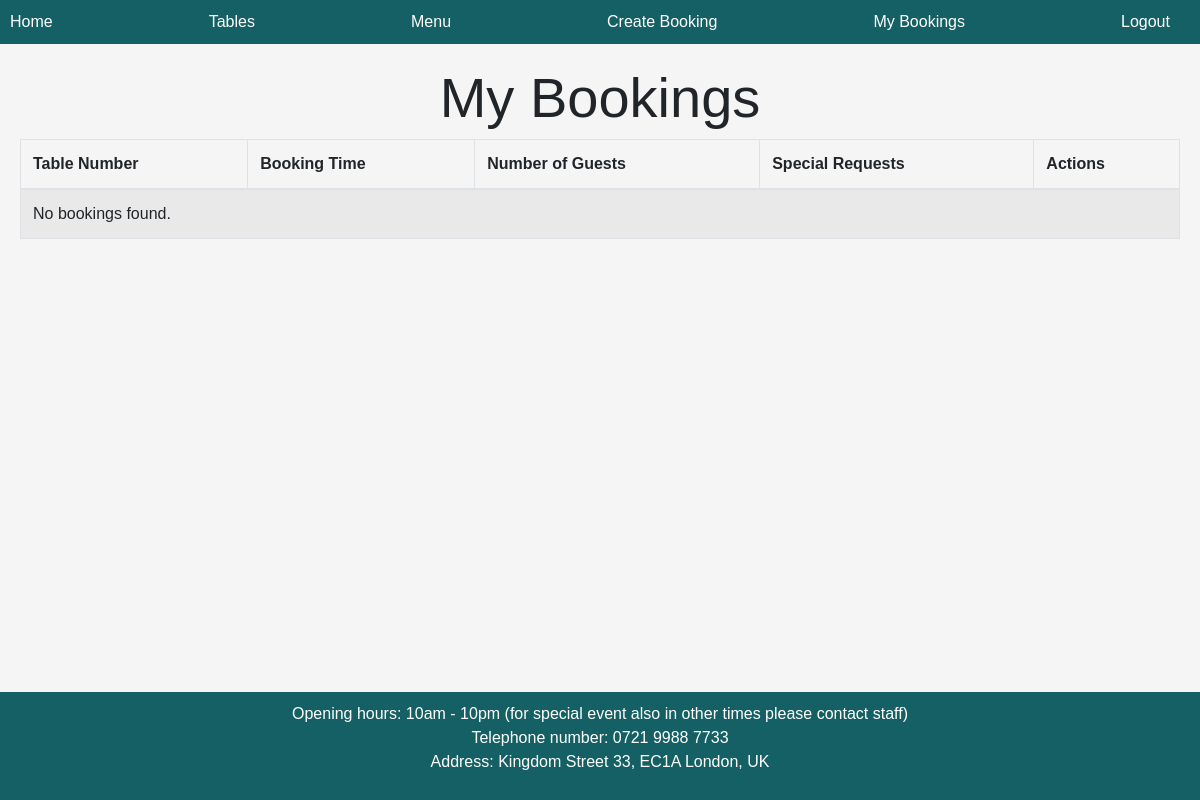
/bookings/ (signed in), run on an earlier commit of the app's database.
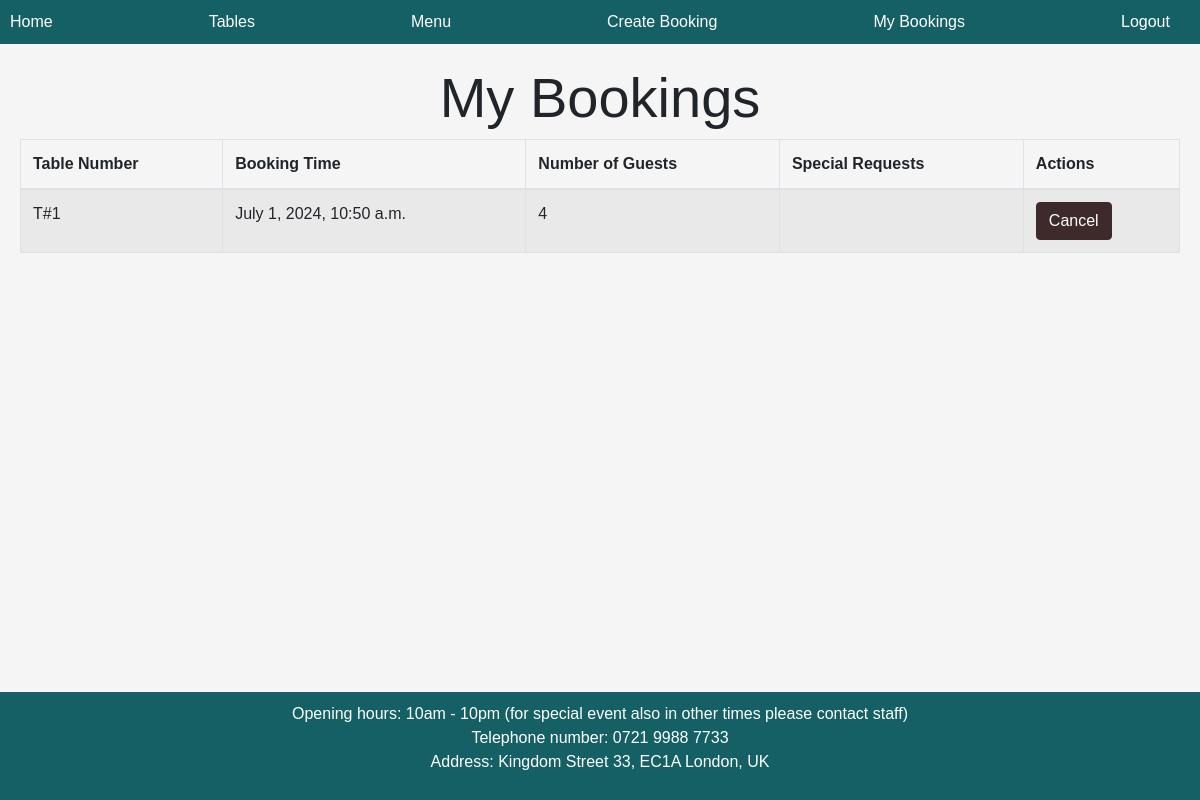
And on a later commit of the database.
### main/models.py (models this page shows, shortened)
class Booking(models.Model):
    user = models.ForeignKey(User, on_delete=models.CASCADE)
    table = models.ForeignKey(Table, on_delete=models.CASCADE)
    booking_time = models.DateTimeField()
    number_of_people = models.IntegerField()
    special_requests = models.TextField(blank=True, null=True)
    created_at = models.DateTimeField(auto_now_add=True)

class Table(models.Model):
    table_number = models.IntegerField(unique=True)
    seats = models.IntegerField()
    available =  models.BooleanField(default=True)

### main/views.py (the view)
# urls.py: path('bookings/', views.booking_list, name='booking_list'),
@login_required
def booking_list(request):
    bookings = Booking.objects.filter(user=request.user)
    return render(request, 'bookings.html', {'bookings': bookings})

### templates/bookings.html (shortened to what this page needs)
{% extends 'base.html' %}
{% block content %}
    <h1 class="display-4">My Bookings</h1>
    <div class="table-responsive">
        <table class="table table-striped table-bordered">
            <thead>
                <tr>
                    <th>Table Number</th>
                    <th>Booking Time</th>
                    <th>Number of Guests</th>
                    <th>Special Requests</th>
                    <th>Actions</th>
                </tr>
            </thead>
            <tbody>
                {% for booking in bookings %}
                    <tr>
                        <td>T#{{ booking.table.table_number }}</td>
                        <td>{{ booking.booking_time }}</td>
                        <td>{{ booking.number_of_people }}</td>
                        <td>{{ booking.special_requests }}</td>
                        <td>
                            <button type="button" class="btn btn-danger" data-toggle="modal" data-target="#cancel-modal-{{ booking.id }}">Cancel</button>
                        </td>
                    </tr>
                {% empty %}
                    <tr>
                        <td colspan="5">No bookings found.</td>
                    </tr>
                {% endfor %}
            </tbody>
        </table>
    </div>
{% endblock %}

### templates/base.html (shortened to what this page needs)
<!DOCTYPE html>
<html lang="en">
<head>
    <link rel="stylesheet" href="https://maxcdn.bootstrapcdn.com/bootstrap/4.0.0/css/bootstrap.min.css">
</head>
<body>
    <header class="nav-bar">
        <nav>
            <ul>
                <li><a href="{% url 'index' %}">Home</a></li>
                <li><a href="{% url 'table_list' %}">Tables</a></li>
                <li><a href="{% url 'menu_list' %}">Menu</a></li>
                {% if request.user.is_authenticated %}
                    <li><a href="{% url 'booking_create' %}">Create Booking</a></li>
                    <li><a href="{% url 'booking_list' %}">My Bookings</a></li>
                    <li><a href="{% url 'logout_view' %}">Logout</a></li>
                {% else %}
                    <li><a href="{% url 'signup' %}">Sign up</a></li>
                    <li><a href="{% url 'login_view' %}">Login</a></li>
                {% endif %}
            </ul>
        </nav>
    </header>
    <main class="main-content">
        {% block content %}{% endblock %}
    </main>
    <footer class="footer">
        <p>Opening hours: 10am - 10pm (for special event also in other times please contact staff)<br>
        Telephone number: 0721 9988 7733<br>
        Address: Kingdom Street 33, EC1A London, UK</p>
    </footer>
</body>
</html>

### templates/base.html (style rules this page uses)
body { font-family: Arial, sans-serif; background-color: #f5f5f5; margin: 0; padding: 0; display: flex; flex-direction: column; min-height: 100vh; }
.nav-bar { background-color: #156064; color: #fff; padding: 10px; text-align: center; }
.nav-bar ul { list-style: none; margin: 0; padding: 0; display: flex; justify-content: space-between; }
.nav-bar li { margin-right: 20px; }
.nav-bar a { color: #fff; text-decoration: none; }
.main-content { flex: 1; display: flex; flex-direction: column; align-items: center; padding: 20px; margin-bottom: 80px; }
.btn { background-color: #3F2A2B; border-color: #3F2A2B; }
.footer { background-color: #156064; color: #fff; text-align: center; padding: 10px 0; width: 100%; position: fixed; bottom: 0; }

What changed in the data, as far as the page shows it:
added Booking: table.table_number "1", booking_time "July 1, 2024, 10:50 a.m.", number_of_people "4"
Also different on the page:
text no longer shown: "No bookings found."
